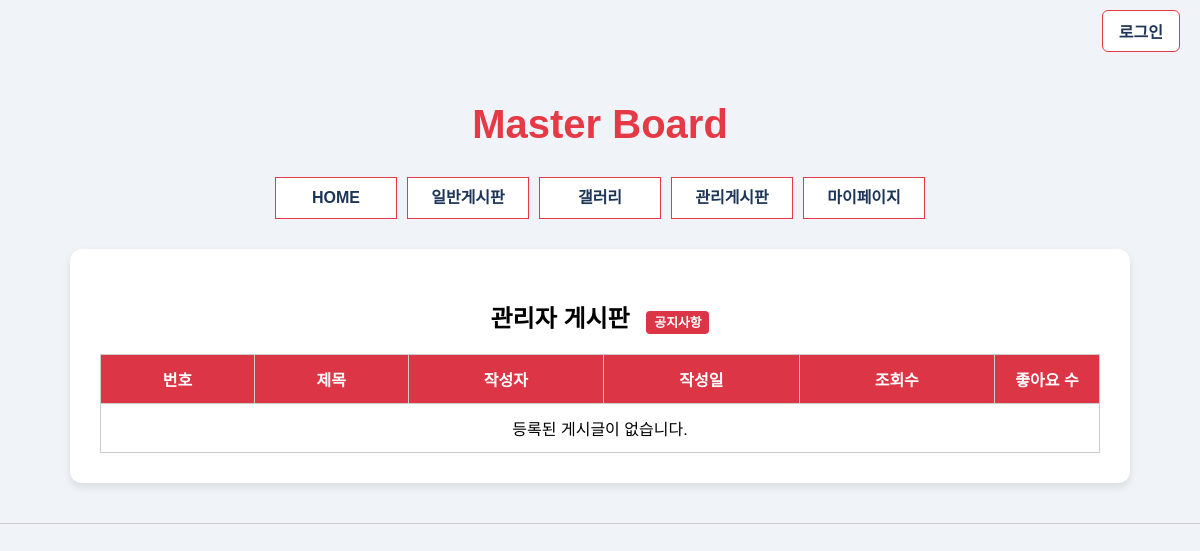
Page /board/admin/ on the earlier database version.
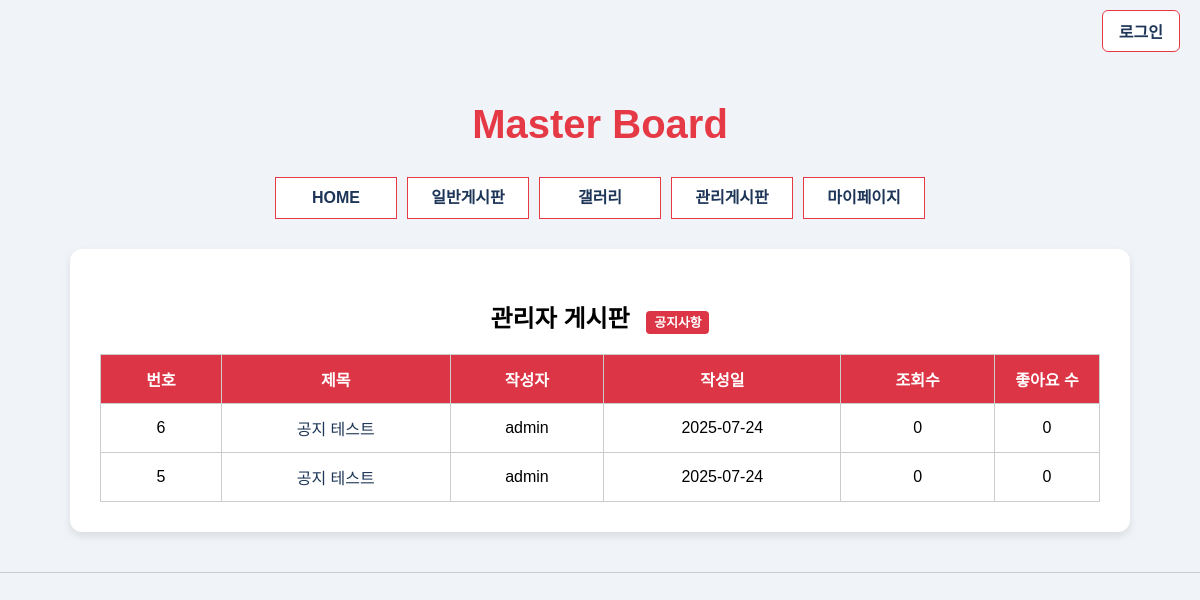
Same page on the later database version.
### board/models.py (models this page shows, shortened)
class Post(models.Model):
    BOARD_CHOICES = [
        ('general', '일반게시판'),
        ('gallery', '갤러리'),
        ('admin', '관리자게시판'),
    ]
    title = models.CharField(max_length=200, verbose_name='제목')
    content = models.TextField(verbose_name='내용')
    author = models.ForeignKey(User, on_delete=models.CASCADE, verbose_name='작성자')
    board_type = models.CharField(max_length=20, choices=BOARD_CHOICES, default='general', verbose_name='게시판 구분')
    created_at = models.DateTimeField(auto_now_add=True, verbose_name='작성일')
    updated_at = models.DateTimeField(auto_now=True, verbose_name='수정일')
    views = models.PositiveIntegerField(default=0, verbose_name='조회수')
    likes = models.PositiveIntegerField(default=0, verbose_name='좋아요')
    image = models.ImageField(upload_to='gallery/', blank=True, null=True, verbose_name='이미지')
    class Meta:
        ordering = ['-created_at']
        verbose_name = '게시글'
        verbose_name_plural = '게시글'

### board/views.py (the view)
# urls.py: path('admin/', views.admin_board_list, name='admin_board_list'),
def admin_board_list(request):
    posts = Post.objects.filter(board_type='admin').order_by('-created_at')
    paginator = Paginator(posts, 10)  # 페이지당 10개
    page_number = request.GET.get('page')
    page_obj = paginator.get_page(page_number)
    return render(request, 'board/admin_board_list.html', {
        'posts': page_obj,
        'board_type': 'admin'
    })

### templates/board/admin_board_list.html (shortened to what this page needs)
<!DOCTYPE html>
<html lang="ko">
<head>
</head>
<body>
    <div class="login-wrapper">
        {% if user.is_authenticated %}
            <a href="{% url 'accounts:profile' %}" class="login-btn">마이페이지</a>
            <a href="{% url 'accounts:logout' %}" class="login-btn" style="margin-left: 10px;">로그아웃</a>
        {% else %}
            <a href="{% url 'accounts:login' %}" class="login-btn">로그인</a>
        {% endif %}
    </div>
    <div>
        <h1 class="title">Master Board</h1>
        <nav>
            <ul id="topmenu">
                <li><a href="{% url 'home' %}">HOME</a></li>
                <li><a href="{% url 'board:board_list' %}">일반게시판</a></li>
                <li><a href="{% url 'board:gallery_list' %}">갤러리</a></li>
                <li><a href="{% url 'board:admin_board_list' %}">관리게시판</a></li>
                <li><a href="{% url 'accounts:profile' %}">마이페이지</a></li>
            </ul>
        </nav>
    </div>
    <div class="content">
        <h2>관리자 게시판 <span class="admin-badge">공지사항</span></h2>
        <table>
                <thead>
                    <tr>
                        <th>번호</th>
                        <th>제목</th>
                        <th>작성자</th>
                        <th>작성일</th>
                        <th>조회수</th>
                        <th class="like-col">좋아요 수</th>
                    </tr>
                </thead>
                <tbody>
                    {% for post in posts %}
                    <tr>
                        <td>{{ post.id }}</td>
                        <td><a href="{% url 'board:post_detail' post.pk %}">{{ post.title }}</a></td>
                        <td>{{ post.author.username }}</td>
                        <td>{{ post.created_at|date:"Y-m-d" }}</td>
                        <td>{{ post.views }}</td>
                        <td class="like-col">{{ post.likes }}</td>
                    </tr>
                    {% empty %}
                    <tr>
                        <td colspan="6">등록된 게시글이 없습니다.</td>
                    </tr>
                    {% endfor %}
                </tbody>
            </table>
    </div>
    <hr>
</body>
</html>

### templates/board/admin_board_list.html (style rules this page uses)
body { font-family: "맑은 고딕", sans-serif; background-color: #f0f4f8; margin: 0; padding: 0; text-align: center; }
h1.title { color: #e63946; margin-top: 40px; margin-bottom: 20px; font-size: 2.5rem; }
.login-wrapper { display: flex; justify-content: flex-end; padding: 10px 20px; }
.login-btn { background-color: white; color: #1d3557; border: 1px solid #e63946; padding: 8px 16px; border-radius: 6px; font-weight: 600; cursor: pointer; text-decoration: none; transition: 0.3s ease; }
nav { display: flex; justify-content: center; margin: 30px 0; }
ul#topmenu { padding: 0; margin: 0; display: flex; gap: 10px; }
ul#topmenu li { list-style: none; background-color: #ffffff; color: #1d3557; border: 1px solid #e63946; width: 120px; height: 40px; line-height: 40px; font-weight: 600; cursor: pointer; transition: all 0.3s ease; }
ul#topmenu li a { display: block; width: 100%; height: 100%; text-decoration: none; color: inherit; }
.content { background-color: #ffffff; width: 90%; max-width: 1000px; margin: 0 auto; padding: 30px; border-radius: 12px; box-shadow: 0 4px 8px rgba(0,0,0,0.1); word-wrap: break-word; overflow-wrap: break-word; }
.admin-badge { background-color: #dc3545; color: white; padding: 4px 8px; border-radius: 4px; font-size: 0.8rem; font-weight: 600; margin-left: 10px; }
table { width: 100%; border-collapse: collapse; margin-top: 20px; }
table th, table td { padding: 12px; border: 1px solid #ccc; }
table th { background-color: #dc3545; color: white; }
table th.like-col, table td.like-col { width: 80px; text-align: center; }
table td a { color: #1d3557; text-decoration: none; }
hr { border: none; height: 1px; background-color: #ccc; margin: 40px 0; }

Differences in the rows shown:
added Post: id "6", title "공지 테스트", author.username "admin", created_at "2025-07-24", views "0", likes "0"
added Post: id "5", title "공지 테스트", author.username "admin", created_at "2025-07-24", views "0", likes "0"
Other differences:
text no longer shown: "등록된 게시글이 없습니다."
